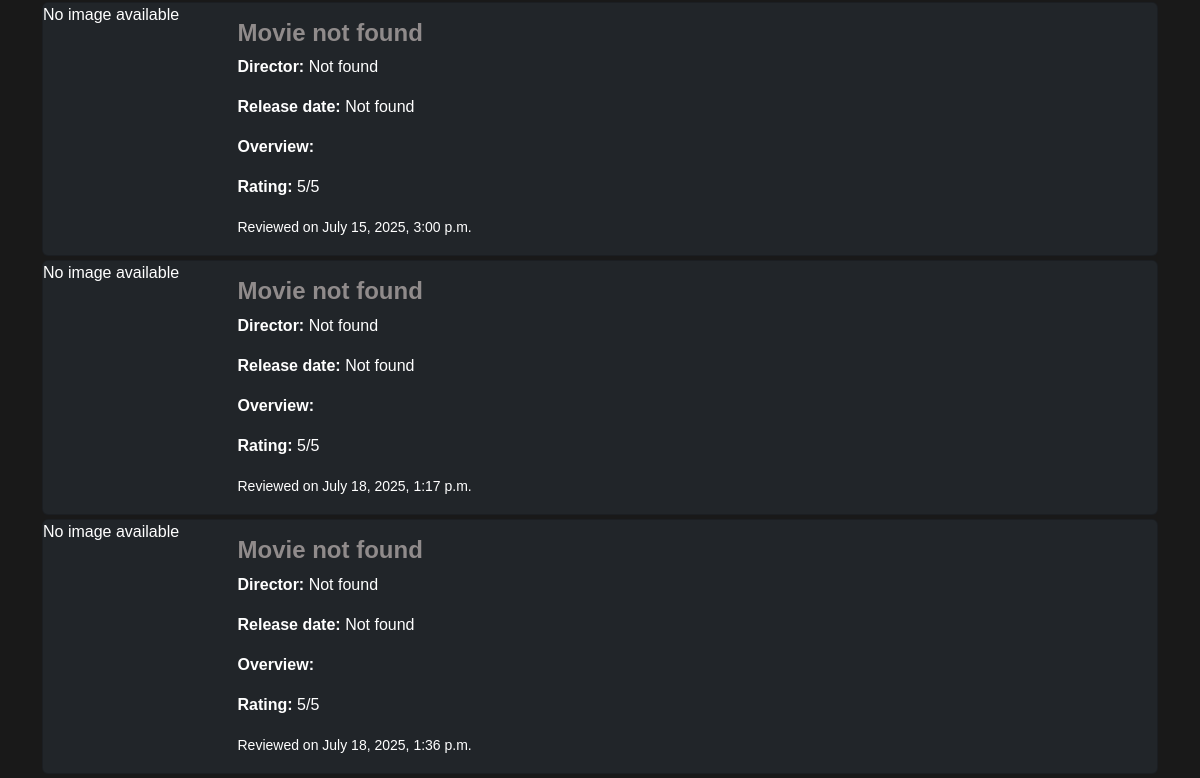
The page /movie_rating_list (signed in, lower part) on the database as committed earlier.
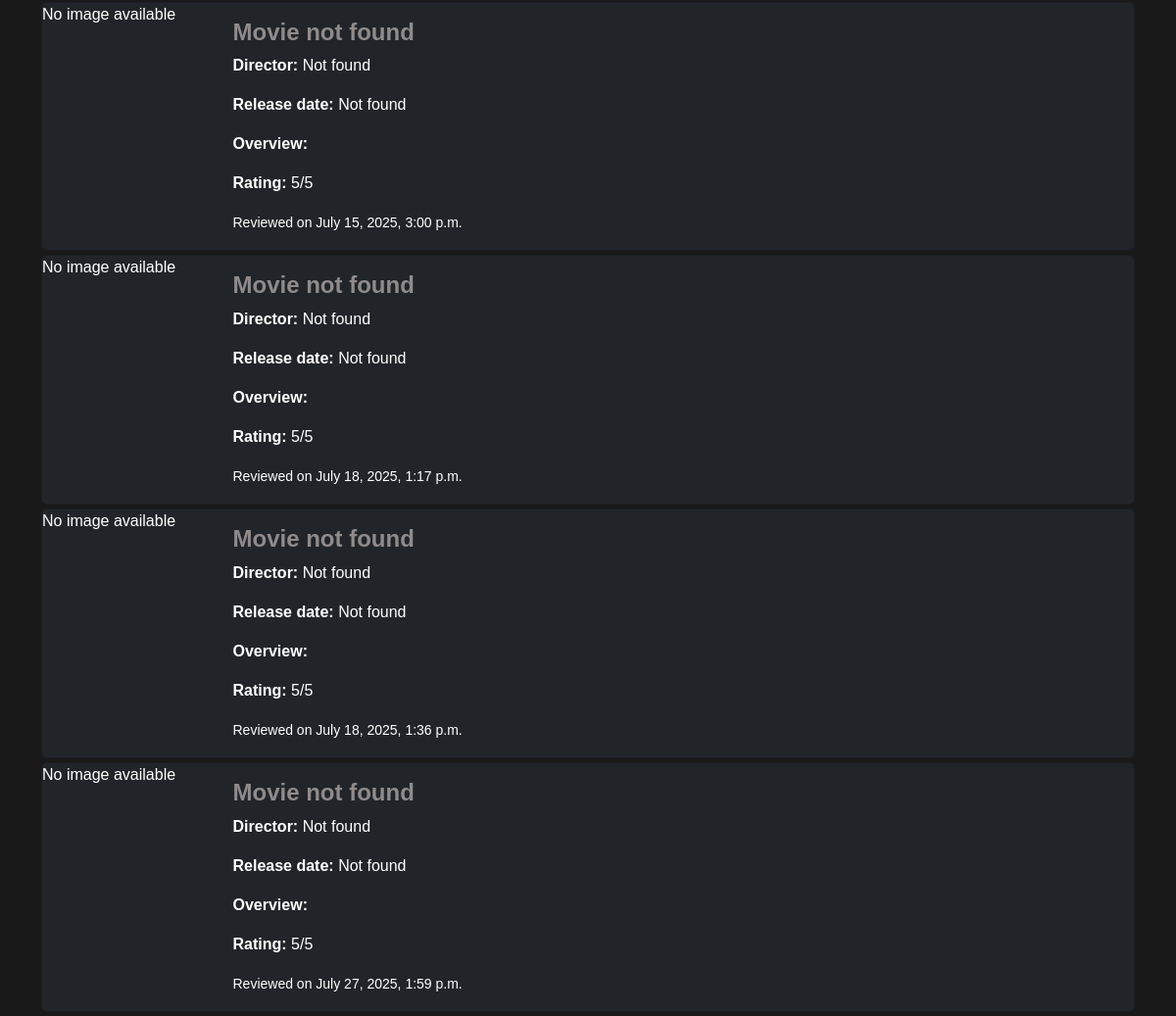
The same page on the database as committed later.
### movies/models.py (models this page shows, shortened)
class Review(models.Model):
    user=models.ForeignKey(UserInfo,on_delete=models.CASCADE)
    movie_id=models.IntegerField()
    rating=models.PositiveIntegerField(default=1)
    comment=models.TextField(blank=True)
    created_at=models.DateTimeField(auto_now_add=True)

### movies/views.py (the view)
# urls.py: path('movie_rating_list',movies_view.movie_rating_list,name='movie_rating_list'),
@login_required
def movie_rating_list(request):
    user = request.user
    reviews = Review.objects.filter(user=user)
    rated_movies = []
    for review in reviews:
        try:
            tmdb_url = f"https://api.themoviedb.org/3/movie/{review.movie_id}?api_key={API_KEY}&language=en-US"
            time.sleep(0.3)  # ⏳ delay to avoid TMDB blocking
            response = session.get(tmdb_url, timeout=5)
            response.raise_for_status()
            movie_data = response.json()
            director = get_movie_credits(review.movie_id)
            rated_movies.append({
                "movie": {"id": review.movie_id,"title": movie_data.get("title"),"poster_path": movie_data.get("poster_path"),"director": director,"year":movie_data.get("release_date"),"overview": movie_data.get("overview"),},
                "review": {"rating": review.rating,"comment": review.comment,"created_at": review.created_at,}})
        except Exception as e:
            print(f"Error fetching movie {review.movie_id}: {e}")
            rated_movies.append({
                "movie": {"id": review.movie_id,"title": "Movie not found","poster_path": None,"director": "Not found","year":"Not found","overview": "",},
                "review": {"rating": review.rating,"comment": review.comment,"created_at": review.created_at,}})
    return render(request, 'movie_rating_list.html', {'rated_movies': rated_movies})

### movies/templates/movie_rating_list.html (shortened to what this page needs)
{% extends 'user_profile.html' %}
{% block content %}
{% load static %}
<div class="container">
  {% for item in rated_movies %}
    <div class="card mb-1 bg-dark text-white">
      <div class="row g-0">
        <div class="col-md-3">
          {% if item.movie.poster_path %}
            <img src="https://image.tmdb.org/t/p/w200{{ item.movie.poster_path }}" class="img-fluid rounded-start" alt="{{ item.movie.title }}">
          {% else %}
            <p>No image available</p>
          {% endif %}
        </div>
        <div class="col-md-8">
          <div class="card-body">
            <h4 class="card-title"><strong>{{ item.movie.title }}</strong></h4>
            <p class="director"><strong>Director:</strong> {{ item.movie.director }}</p>
            <p class="year"><strong>Release date:</strong> {{item.movie.year}}</p>
            <p class="overview"><strong>Overview:</strong> {{item.movie.overview}}</p>
            <p class="card-text"><strong>Rating:</strong> {{ item.review.rating }}/5</p>
            <p class="card-text"><small class="text">Reviewed on {{ item.review.created_at|date:"F j, Y, g:i a" }}</small></p>
          </div>
        </div>
      </div>
    </div>
  {% empty %}
    <p class="text-white text-center">You haven't reviewed any movies yet.</p>
  {% endfor %}
</div>
{% endblock %}

### users/templates/user_profile.html (shortened to what this page needs)
<!DOCTYPE html>
{% load static %}
<html lang="en">
<head>
    <link href="https://cdn.jsdelivr.net/npm/bootstrap@5.3.3/dist/css/bootstrap.min.css" rel="stylesheet">
</head>
<body>
{% block content %}{% endblock %}
</body>
</html>

### users/templates/user_profile.html (style rules this page uses)
body { background-color: rgba(0, 0, 0, 0.9); color: white; font-family: Arial, sans-serif; }

### movies/templates/movie_rating_list.html (style rules this page uses)
.card-body { margin-left: -100px; }
.card-title { color: rgb(144, 139, 139); }

Rows that differ between the two databases and show on the page:
added Review: review.created_at "July 27, 2025, 1:59 p.m."
Other text that changed with them:
new list line: "No image available Movie not found Director: Not found Release date: Not found Overview: Rating: 5 /5 Reviewed on"
